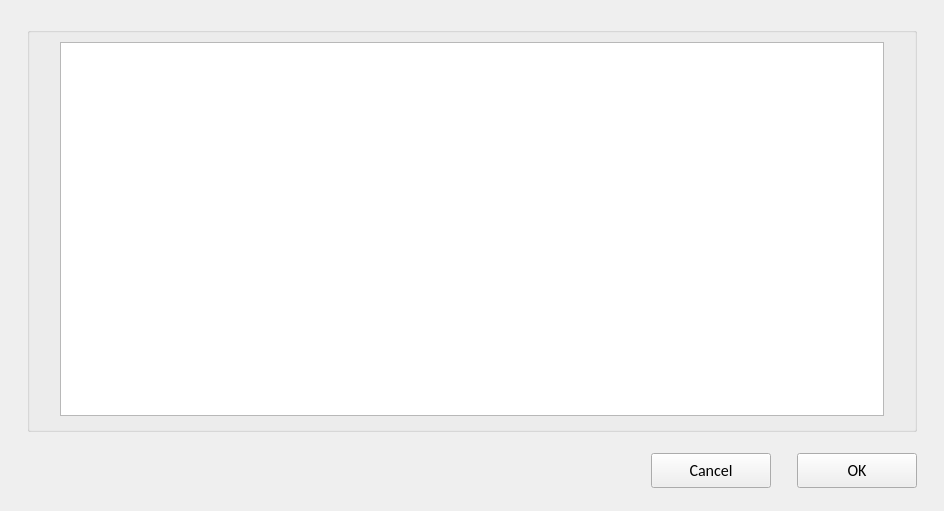
<?xml version="1.0" encoding="UTF-8"?>
<ui version="4.0">
 <class>C_SdNdeDataPoolListArrayEditWidget</class>
 <widget class="QWidget" name="C_SdNdeDataPoolListArrayEditWidget">
  <property name="geometry">
   <rect>
    <x>0</x>
    <y>0</y>
    <width>944</width>
    <height>511</height>
   </rect>
  </property>
  <property name="windowTitle">
   <string>Form</string>
  </property>
  <layout class="QVBoxLayout" name="verticalLayout_3">
   <property name="leftMargin">
    <number>27</number>
   </property>
   <property name="topMargin">
    <number>27</number>
   </property>
   <property name="rightMargin">
    <number>27</number>
   </property>
   <item>
    <widget class="stw_opensyde_gui_elements::C_OgeGbx" name="pc_GroupBoxGeneral">
     <property name="title">
      <string/>
     </property>
     <layout class="QVBoxLayout" name="verticalLayout">
      <property name="leftMargin">
       <number>30</number>
      </property>
      <property name="rightMargin">
       <number>30</number>
      </property>
      <property name="bottomMargin">
       <number>13</number>
      </property>
      <item>
       <widget class="stw_opensyde_gui::C_SdNdeDataPoolListArrayEditView" name="pc_TableView"/>
      </item>
     </layout>
    </widget>
   </item>
   <item>
    <spacer name="verticalSpacer">
     <property name="orientation">
      <enum>Qt::Vertical</enum>
     </property>
     <property name="sizeType">
      <enum>QSizePolicy::Fixed</enum>
     </property>
     <property name="sizeHint" stdset="0">
      <size>
       <width>20</width>
       <height>15</height>
      </size>
     </property>
    </spacer>
   </item>
   <item>
    <layout class="QHBoxLayout" name="horizontalLayout_7">
     <item>
      <spacer name="horizontalSpacer_3">
       <property name="orientation">
        <enum>Qt::Horizontal</enum>
       </property>
       <property name="sizeHint" stdset="0">
        <size>
         <width>40</width>
         <height>20</height>
        </size>
       </property>
      </spacer>
     </item>
     <item>
      <widget class="stw_opensyde_gui_elements::C_OgePubCancel" name="pc_BushButtonCancel">
       <property name="minimumSize">
        <size>
         <width>120</width>
         <height>35</height>
        </size>
       </property>
       <property name="maximumSize">
        <size>
         <width>120</width>
         <height>35</height>
        </size>
       </property>
       <property name="font">
        <font>
         <family>Calibri</family>
         <pointsize>12</pointsize>
        </font>
       </property>
       <property name="text">
        <string>Cancel</string>
       </property>
      </widget>
     </item>
     <item>
      <spacer name="horizontalSpacer_4">
       <property name="orientation">
        <enum>Qt::Horizontal</enum>
       </property>
       <property name="sizeType">
        <enum>QSizePolicy::Fixed</enum>
       </property>
       <property name="sizeHint" stdset="0">
        <size>
         <width>20</width>
         <height>20</height>
        </size>
       </property>
      </spacer>
     </item>
     <item>
      <widget class="stw_opensyde_gui_elements::C_OgePubDialog" name="pc_BushButtonOk">
       <property name="minimumSize">
        <size>
         <width>120</width>
         <height>35</height>
        </size>
       </property>
       <property name="maximumSize">
        <size>
         <width>120</width>
         <height>35</height>
        </size>
       </property>
       <property name="font">
        <font>
         <family>Calibri</family>
         <pointsize>12</pointsize>
        </font>
       </property>
       <property name="text">
        <string>OK</string>
       </property>
      </widget>
     </item>
    </layout>
   </item>
   <item>
    <spacer name="verticalSpacer_2">
     <property name="orientation">
      <enum>Qt::Vertical</enum>
     </property>
     <property name="sizeType">
      <enum>QSizePolicy::Fixed</enum>
     </property>
     <property name="sizeHint" stdset="0">
      <size>
       <width>20</width>
       <height>12</height>
      </size>
     </property>
    </spacer>
   </item>
  </layout>
 </widget>
 <customwidgets>
  <customwidget>
   <class>stw_opensyde_gui_elements::C_OgePubCancel</class>
   <extends>QPushButton</extends>
   <header>C_OgePubCancel.h</header>
  </customwidget>
  <customwidget>
   <class>stw_opensyde_gui_elements::C_OgePubDialog</class>
   <extends>QPushButton</extends>
   <header>C_OgePubDialog.h</header>
  </customwidget>
  <customwidget>
   <class>stw_opensyde_gui_elements::C_OgeGbx</class>
   <extends>QGroupBox</extends>
   <header>C_OgeGbx.h</header>
   <container>1</container>
  </customwidget>
  <customwidget>
   <class>stw_opensyde_gui::C_SdNdeDataPoolListArrayEditView</class>
   <extends>QTableView</extends>
   <header>C_SdNdeDataPoolListArrayEditView.h</header>
  </customwidget>
 </customwidgets>
 <tabstops>
  <tabstop>pc_TableView</tabstop>
  <tabstop>pc_BushButtonOk</tabstop>
  <tabstop>pc_BushButtonCancel</tabstop>
 </tabstops>
 <resources/>
 <connections/>
</ui>
